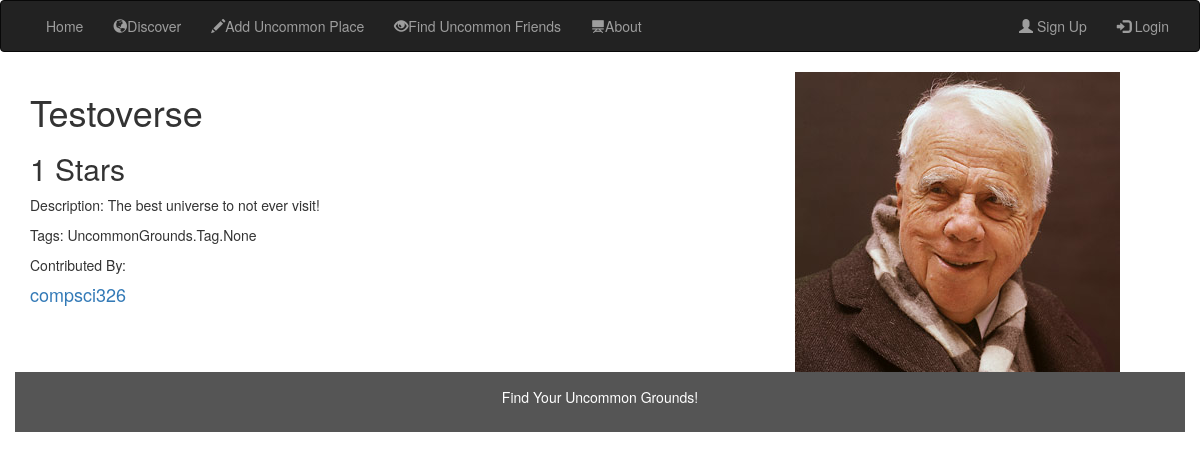
The page /UncommonGrounds/location/20 on the database its author committed.
### UncommonGrounds/models.py (models this page shows, shortened)
class Location(models.Model):
    name = models.CharField(max_length=100, help_text="Enter the name of location")
    """GPS_coordinates = """
    contributor = models.ForeignKey('Profile', on_delete=models.SET_NULL, null=True)
    description = models.TextField(max_length=1000, help_text="Brief description of location")
    tags = models.ManyToManyField(Tag)
    RATING = (
        (0, ''),
        (1, '*'),
        (2, '**'),
        (3, '***'),
        (4, '****'),
        (5, '*****'),
    )
    ratings = models.IntegerField(choices=RATING, blank=True, default=' ')
    popularity = models.IntegerField()
    added = models.DateTimeField(auto_now_add=True)
    comments = models.ForeignKey('Comment', related_name="loc_comments", on_delete=models.SET_NULL, null=True)
    image = models.ImageField(upload_to = 'location_images/')
    def get_absolute_url(self):
        return reverse('location-detail', args=[str(self.id)])

class Profile(models.Model):
    user = models.OneToOneField(User, on_delete=models.CASCADE)
    profile_image = models.ImageField(upload_to = 'profile_images', default='profile_images/bagface.jpg')
    user_since = models.DateTimeField(auto_now_add=True)
    favorites = models.ManyToManyField(Location, related_name = "faves", blank=True)
    user_tags = models.ManyToManyField(Tag, blank=True)

### UncommonGrounds/views.py (the view)
# urls.py: path('location/<int:pk>', views.LocationDetailView.as_view(), name='location-detail'),
class LocationDetailView(generic.DetailView):
    model = Location

### UncommonGrounds/templates/UncommonGrounds/location_detail.html (shortened to what this page needs)
{% extends "base_generic.html" %}
{% block content %}
  <link href="//netdna.bootstrapcdn.com/bootstrap/3.0.0/css/bootstrap.min.css" rel="stylesheet" id="bootstrap-css">
    <div class="container-fluid text-center">
    <div class="col-sm-8 text-left">
      <h1>{{location.name}}</h1>
      <h2>{{location.ratings}} Stars</h2>
      <p>Description: {{location.description}}</p>
      <p>Tags: {{location.tags}}</p>
      <p>Contributed By:</p> <a href="{{ location.contributor.user.get_absolute_url }}"><h4 class="media-heading">{{location.contributor.user.username}}</h4></a></p>
  </div
<div class="media">
          <div class="media-left">
            <a href="{{ location.get_absolute_url }}"><img src="{{ location.image.url }}" class="media-object"></a>
          </div>
{% endblock %}

### rows shown on the page
Location: name "Testoverse", ratings "1", description "The best universe to not ever visit!", tags "UncommonGrounds.Tag.None", contributor.user.username "compsci326", image (picture)
